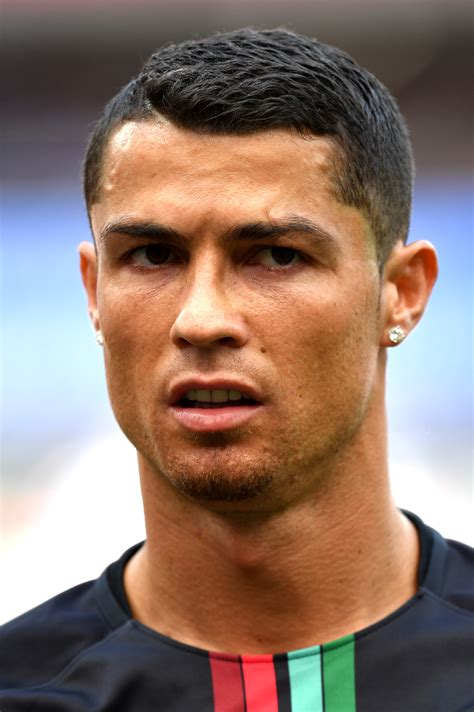
#> input picture Dataset/dataset/cristiano_ronaldo/12.jpg, 474 x 712 px; its folder holds only this picture in this run
$ python train-rev.py
#> lines starting #> are read from the running program, lines starting #| are printed output that depends on the picture
import cv2 as cv
import os
import numpy as np
from sklearn.model_selection import train_test_split
from sklearn.metrics import accuracy_score


def main():
    while True:
        choice = showMenu()
        if choice == "1":
            print("Training and Testing")
            train()
        elif choice == "2":
            predict()
        elif choice == "3":
            exit()

def showMenu():
    print("Football Player Face Recognition")
    print("1. Train and Test Model")
    print("2. Predict")
    print("3. Exit")
    choice = input(">> ")
#> the answer given: 1
    return choice


def preprocess_image(face_img):
    face_img = cv.resize(face_img, (75, 75))

    # Convert to grayscale
    face_img = cv.cvtColor(face_img, cv.COLOR_BGR2GRAY)

    # Histogram Equalization -> improve contrast of image
    face_img = cv.equalizeHist(face_img)

    # Apply Gaussian blur -> reduce noise
    face_img = cv.GaussianBlur(face_img, (5, 5), 0)
    face_img = cv.bilateralFilter(face_img, d=3, sigmaColor=200, sigmaSpace=200)

    return face_img

# Initialize lists for storing face images and class labels
face_list = []
class_list = []

face_cascade = cv.CascadeClassifier('haarcascade_frontalface_default.xml')
face_recognizer = cv.face_LBPHFaceRecognizer.create()

# Set the path to the dataset
train_path = 'Dataset/dataset'
personName = os.listdir(train_path)

def train():
    X_train = []
    X_test = []
    y_train = []
    y_test = []

    # Loop through each person's directory and their images
    for idx, name in enumerate(personName):
        fullPath = train_path + '/' + name

        for img_name in os.listdir(fullPath):
            img_fullPath = fullPath + '/' + img_name
            img = cv.imread(img_fullPath)
#> img is the input picture: shape (712, 474, 3); mean B, G, R 107, 118.5, 142.4

            detected_face = face_cascade.detectMultiScale(img, scaleFactor=1.15, minNeighbors=5)
#> detected_face = [[34, 114, 370, 370]]

            if len(detected_face) < 1:
                continue

            for face_rect in detected_face:
                x, y, h, w = face_rect
                face_img = img[y:y+h, x:x+w]

                face_img = preprocess_image(face_img)

                face_list.append(face_img)
                class_list.append(idx)
#> this loop made 1 pass
#> pass 1, in train, `face_img = img[y:y+h, x:x+w]`:
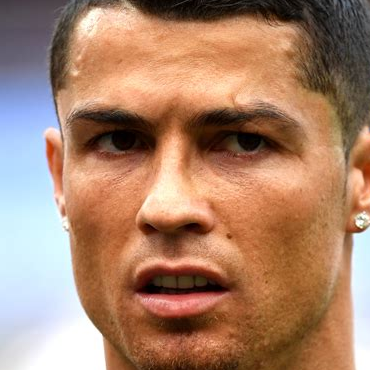
#> face_img: shape (370, 370, 3); mean B, G, R 106.4, 130.3, 170.1
#> pass 1, in preprocess_image, `face_img = cv.resize(face_img, (75, 75))`:
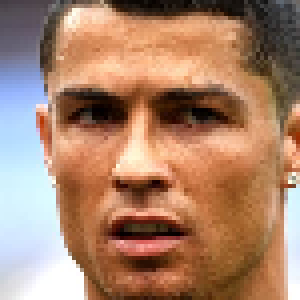
#> face_img: shape (75, 75, 3) (shown 4 times larger); mean of channels 0, 1, 2 106.3, 130.2, 169.9; drawn as B, G, R
#> pass 1, in preprocess_image, `face_img = cv.cvtColor(face_img, cv.COLOR_BGR2GRAY)`:
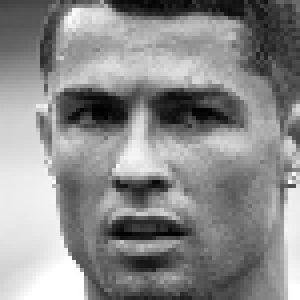
#> face_img: shape (75, 75) (shown 4 times larger); min 0, max 255, mean 139.3
#> pass 1, in preprocess_image, `face_img = cv.equalizeHist(face_img)`:
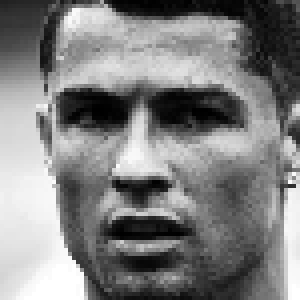
#> face_img: shape (75, 75) (shown 4 times larger); min 0, max 255, mean 128.1
#> after the loop, class_list = [0]; face_list = 1 item

    # Split
#> (the run stopped early here; a loop or call above may not have finished)

$ run again, on Dataset/dataset/erling_haaland/1.jpg
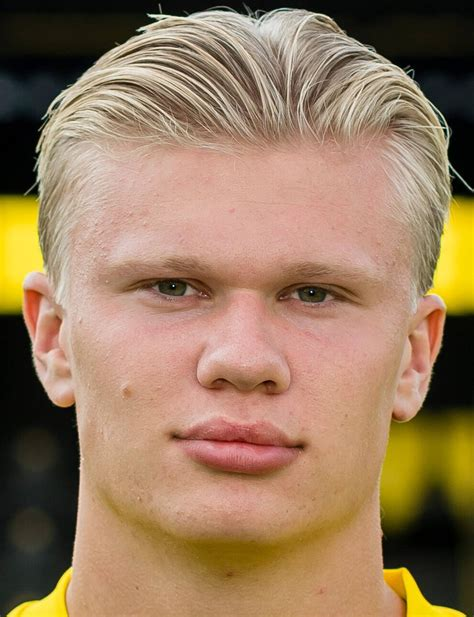
#> input picture Dataset/dataset/erling_haaland/1.jpg, 474 x 617 px
#> in train, img is the input picture: shape (617, 474, 3); mean B, G, R 94.4, 123.6, 152.8
#> detected_face = [[47, 147, 389, 389]]
#> the loop in train, `for face_rect in detected_face:` made 1 pass
#> pass 1, in preprocess_image, `face_img = cv.cvtColor(face_img, cv.COLOR_BGR2GRAY)`:
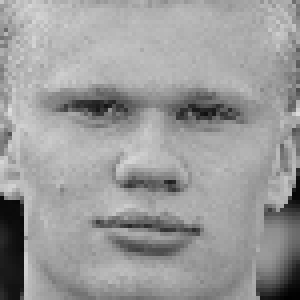
#> face_img: shape (75, 75) (shown 4 times larger); min 1, max 222, mean 154.7
#> pass 1, in preprocess_image, `face_img = cv.equalizeHist(face_img)`:
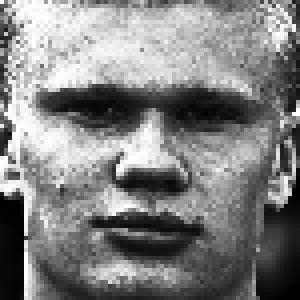
#> face_img: shape (75, 75) (shown 4 times larger); min 0, max 255, mean 129
#> after the loop in train, `for face_rect in detected_face:`: class_list = [0]; face_list = 1 item

$ run again, on Dataset/dataset/cristiano_ronaldo/13.jpg
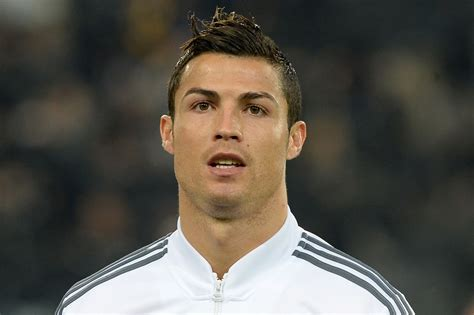
#> input picture Dataset/dataset/cristiano_ronaldo/13.jpg, 474 x 315 px
#> in train, img is the input picture: shape (315, 474, 3); mean B, G, R 76.2, 84.6, 88.5
#> detected_face = [[151, 43, 157, 157]]
#> the loop in train, `for face_rect in detected_face:` made 1 pass
#> pass 1, in preprocess_image, `face_img = cv.cvtColor(face_img, cv.COLOR_BGR2GRAY)`:
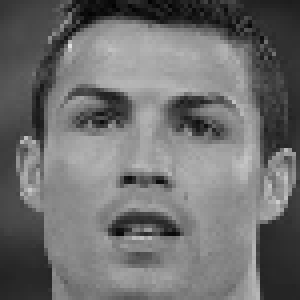
#> face_img: shape (75, 75) (shown 4 times larger); min 2, max 224, mean 110.9
#> pass 1, in preprocess_image, `face_img = cv.equalizeHist(face_img)`:
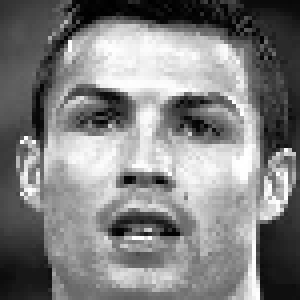
#> face_img: shape (75, 75) (shown 4 times larger); min 0, max 255, mean 128.5
#> after the loop in train, `for face_rect in detected_face:`: class_list = [0]; face_list = 1 item
